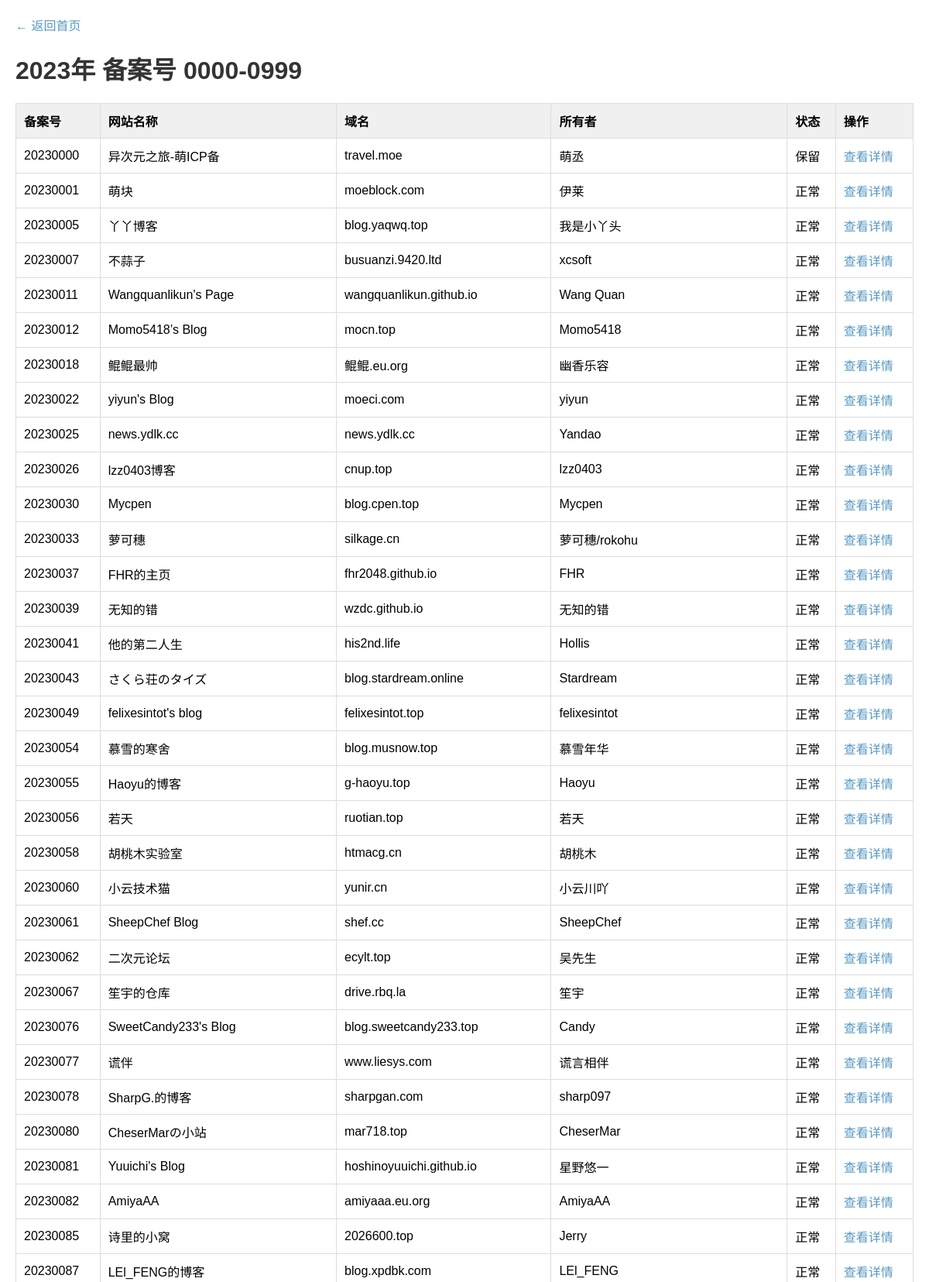
The app's page /detail.php (upper part) with its own data.
### tables this page shows
CREATE TABLE icp_records (
    id INTEGER PRIMARY KEY AUTOINCREMENT,
    record_number TEXT UNIQUE NOT NULL,
    year INTEGER NOT NULL,
    number INTEGER NOT NULL,
    site_name TEXT,
    domain TEXT,
    homepage TEXT,
    site_info TEXT,
    icp_number TEXT,
    owner TEXT,
    update_time TEXT,
    status TEXT
);

### detail.php (the view, shortened to what this page needs)
<?php
$db = new SQLite3("icp_records.db");
$year = isset($_GET["year"]) ? intval($_GET["year"]) : 2023;
$prefix = isset($_GET["prefix"]) ? intval($_GET["prefix"]) : 0;
$start = $prefix * 1000;
$end = ($prefix + 1) * 1000 - 1;
$stmt = $db->prepare("
    SELECT * FROM icp_records
    WHERE year = :year AND number BETWEEN :start AND :end
    ORDER BY number ASC
");
$stmt->bindValue(":year", $year);
$stmt->bindValue(":start", $start);
$stmt->bindValue(":end", $end);
$result = $stmt->execute();
$records = [];
while ($row = $result->fetchArray(SQLITE3_ASSOC)) {
    $records[] = $row;
}
?>
<!DOCTYPE html>
<html lang="zh-CN">
<head>
</head>
<body>
    <div class="container">
        <div class="back">
            <a href="index.php">← 返回首页</a>
        </div>
        <h1><?php echo $year; ?>年 备案号 <?php echo $prefix; ?>000-<?php echo $prefix; ?>999</h1>
        <?php if (empty($records)): ?>
            <div class="empty">暂无备案数据</div>
        <?php else: ?>
            <table>
                <tr>
                    <th>备案号</th>
                    <th>网站名称</th>
                    <th>域名</th>
                    <th>所有者</th>
                    <th>状态</th>
                    <th>操作</th>
                </tr>
                <?php foreach ($records as $record): ?>
                <tr>
                    <td><?php echo $record["record_number"]; ?></td>
                    <td><?php echo htmlspecialchars($record["site_name"]); ?></td>
                    <td><?php echo htmlspecialchars($record["domain"]); ?></td>
                    <td><?php echo htmlspecialchars($record["owner"]); ?></td>
                    <td><?php echo htmlspecialchars($record["status"]); ?></td>
                    <td>
                        <a href="record_detail.php?id=<?php echo $record["id"]; ?>" class="detail-link">查看详情</a>
                    </td>
                </tr>
                <?php endforeach; ?>
            </table>
        <?php endif; ?>
    </div>
</body>
</html>

### detail.php (style rules this page uses)
body { font-family: Arial, sans-serif; margin: 20px; }
.container { max-width: 1200px; margin: 0 auto; }
h1 { color: #333; }
.back { margin: 20px 0; }
.back a { text-decoration: none; color: #5698c3; }
table { width: 100%; border-collapse: collapse; margin: 20px 0; }
th, td { padding: 10px; border: 1px solid #ddd; text-align: left; }
th { background-color: #f0f0f0; }
.detail-link { color: #5698c3; text-decoration: none; }

### records on screen
icp_records: record_number "20230000", site_name "异次元之旅-萌ICP备", domain "travel.moe", owner "萌丞", status "保留"
icp_records: record_number "20230001", site_name "萌块", domain "moeblock.com", owner "伊莱", status "正常"
icp_records: record_number "20230005", site_name "丫丫博客", domain "blog.yaqwq.top", owner "我是小丫头", status "正常"
icp_records: record_number "20230007", site_name "不蒜子", domain "busuanzi.9420.ltd", owner "xcsoft", status "正常"
icp_records: record_number "20230011", site_name "Wangquanlikun's Page", domain "wangquanlikun.github.io", owner "Wang Quan", status "正常"
icp_records: record_number "20230012", site_name "Momo5418’s Blog", domain "mocn.top", owner "Momo5418", status "正常"
icp_records: record_number "20230018", site_name "鲲鲲最帅", domain "鲲鲲.eu.org", owner "幽香乐容", status "正常"
icp_records: record_number "20230022", site_name "yiyun's Blog", domain "moeci.com", owner "yiyun", status "正常"
icp_records: record_number "20230025", site_name "news.ydlk.cc", domain "news.ydlk.cc", owner "Yandao", status "正常"
icp_records: record_number "20230026", site_name "lzz0403博客", domain "cnup.top", owner "lzz0403", status "正常"
icp_records: record_number "20230030", site_name "Mycpen", domain "blog.cpen.top", owner "Mycpen", status "正常"
icp_records: record_number "20230033", site_name "萝可穗", domain "silkage.cn", owner "萝可穗/rokohu", status "正常"
icp_records: record_number "20230037", site_name "FHR的主页", domain "fhr2048.github.io", owner "FHR", status "正常"
icp_records: record_number "20230039", site_name "无知的错", domain "wzdc.github.io", owner "无知的错", status "正常"
icp_records: record_number "20230041", site_name "他的第二人生", domain "his2nd.life", owner "Hollis", status "正常"
icp_records: record_number "20230043", site_name "さくら荘のタイズ", domain "blog.stardream.online", owner "Stardream", status "正常"
icp_records: record_number "20230049", site_name "felixesintot's blog", domain "felixesintot.top", owner "felixesintot", status "正常"
icp_records: record_number "20230054", site_name "慕雪的寒舍", domain "blog.musnow.top", owner "慕雪年华", status "正常"
icp_records: record_number "20230055", site_name "Haoyu的博客", domain "g-haoyu.top", owner "Haoyu", status "正常"
icp_records: record_number "20230056", site_name "若天", domain "ruotian.top", owner "若天", status "正常"
icp_records: record_number "20230058", site_name "胡桃木实验室", domain "htmacg.cn", owner "胡桃木", status "正常"
icp_records: record_number "20230060", site_name "小云技术猫", domain "yunir.cn", owner "小云川吖", status "正常"
icp_records: record_number "20230061", site_name "SheepChef Blog", domain "shef.cc", owner "SheepChef", status "正常"
icp_records: record_number "20230062", site_name "二次元论坛", domain "ecylt.top", owner "吴先生", status "正常"
icp_records: record_number "20230067", site_name "笙宇的仓库", domain "drive.rbq.la", owner "笙宇", status "正常"
icp_records: record_number "20230076", site_name "SweetCandy233's Blog", domain "blog.sweetcandy233.top", owner "Candy", status "正常"
icp_records: record_number "20230077", site_name "谎伴", domain "www.liesys.com", owner "谎言相伴", status "正常"
icp_records: record_number "20230078", site_name "SharpG.的博客", domain "sharpgan.com", owner "sharp097", status "正常"
icp_records: record_number "20230080", site_name "CheserMarの小站", domain "mar718.top", owner "CheserMar", status "正常"
icp_records: record_number "20230081", site_name "Yuuichi's Blog", domain "hoshinoyuuichi.github.io", owner "星野悠一", status "正常"
icp_records: record_number "20230082", site_name "AmiyaAA", domain "amiyaaa.eu.org", owner "AmiyaAA", status "正常"
icp_records: record_number "20230085", site_name "诗里的小窝", domain "2026600.top", owner "Jerry", status "正常"
icp_records: record_number "20230087", site_name "LEl_FENG的博客", domain "blog.xpdbk.com", owner "LEl_FENG", status "正常"

### other values on screen
$year "2023"
$prefix "0"
